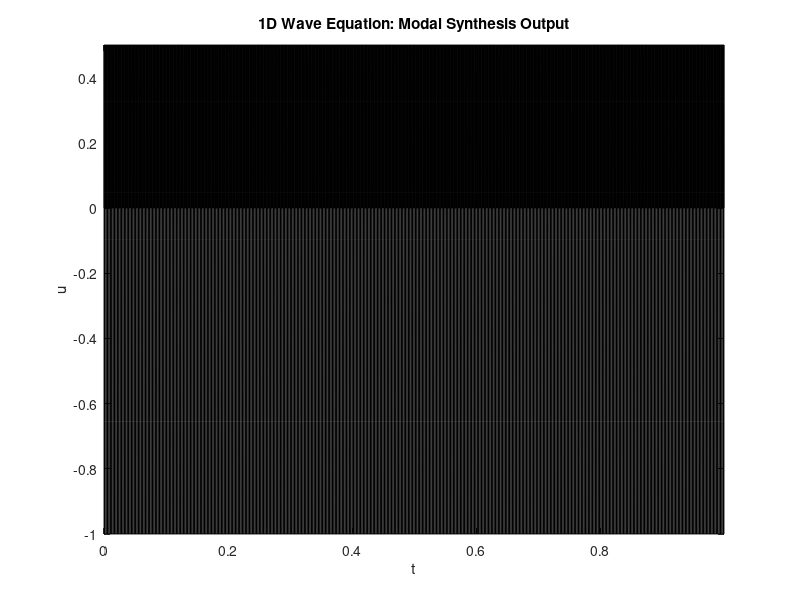

Here is the MATLAB script that generated this plot:
% matlab script waveeq1dmod.m
% modal synthesis method for the 1D wave equation 
% fixed boundary conditions
% raised cosine initial conditions

%%%%%% begin global parameters

SR = 44100;                       % sample rate (Hz)
f0 = 441;                         % fundamental frequency (Hz)
TF = 1;                           % duration of simulation (s)
ctr = 0.7; wid = 0.1;             % center location/width of excitation
u0 = 1; v0 = 0;                   % maximum initial displacement/velocity
rp = 0.3;                         % position of readout (0-1)

%%%%%% end global parameters

% begin derived parameters/temporary storage

k = 1/SR;                         % time step
NF = floor(SR*TF);                % duration of simulation (samples)
N = floor(0.5*SR/f0);             % number of modes
temp = 2*pi*[1:N]'*f0/SR; coeff = 2*cos(temp); outexp = sin([1:N]*pi*rp);

% initialize grid functions and output

U = zeros(N,1); U1 = zeros(N,1); U2 = zeros(N,1); 
out2 = zeros(NF,1); 

% create raised cosine and find Fourier coefficients

xax = [0:N-1]'/N;
ind = sign(max(-(xax-ctr-wid/2).*(xax-ctr+wid/2),0));
rc = 0.5*ind.*(1+cos(2*pi*(xax-ctr)/wid));
rcfs = -imag(fft([rc; zeros(N,1)])); rcfs = 2*rcfs(2:N+1)/N;

% set initial conditions

U2(1:N) = u0*rcfs; 
U1(1:N) = (u0*cos(temp)+v0*sin(temp)./(2*pi*[1:N]'*f0)).*rcfs; 

%%%%%% start main loop

for n=3:NF
    U = -U2+coeff.*U1;            % scheme calculation
    out(n) = outexp*U;            % readout
    U2 = U1; U1 = U;              % update of modal weights
end

%%%%%% end main loop

% plot output waveform

plot([0:NF-1]*k, out, 'k'); 
xlabel('t'); ylabel('u'); title('1D Wave Equation: Modal Synthesis Output');
axis tight

% play sound

soundsc(out,SR);                    
    
